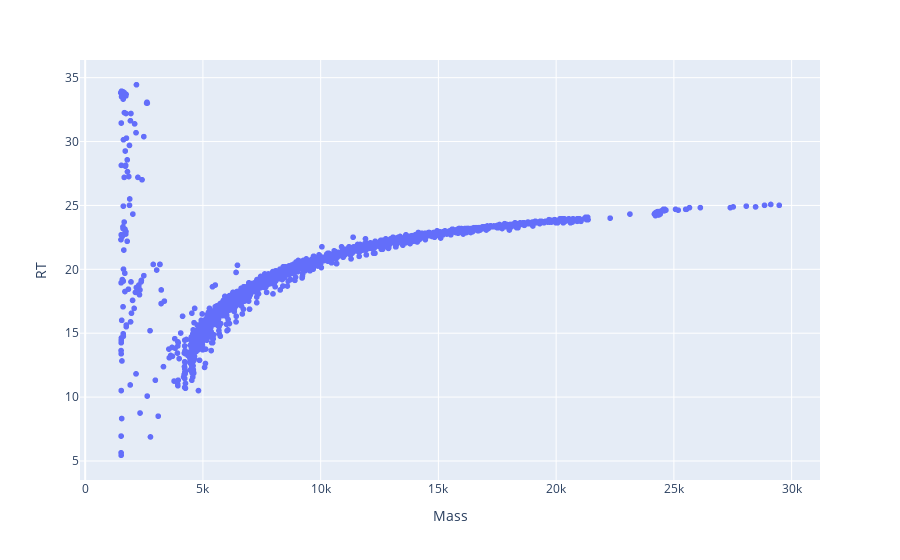
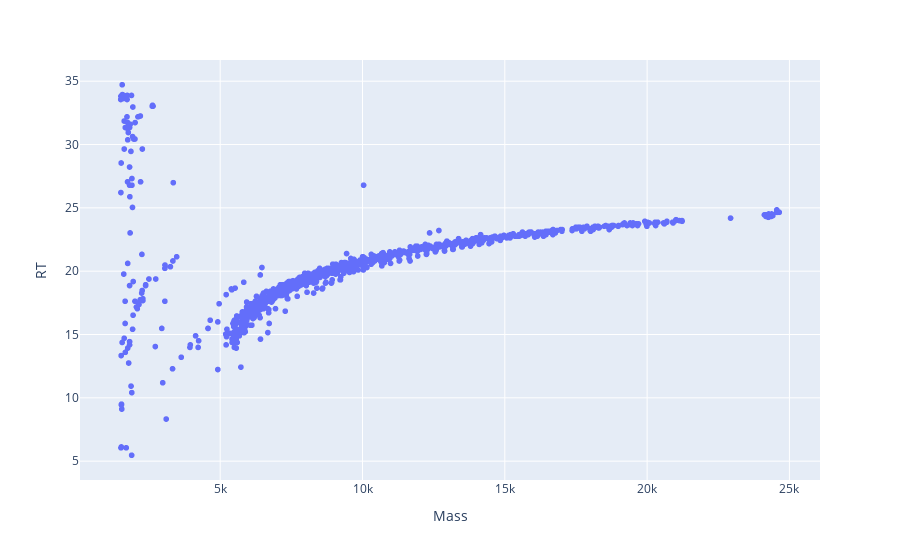

Here is the notebook cell these charts were saved with, in order:
### Code cell
plotly_zone(df_mock)
plotly_zone(df_rsv)

### Figure 1 — Plotly figure (JSON) as saved in the notebook; plotly's stock layout.template omitted (floating-point values rounded to 4 significant figures; data arrays with more than 128 entries replaced by an {"elided": "..."} marker saying what was removed)
{"data": [{"hovertemplate": "Mass=%{x}<br>RT=%{y}<extra></extra>", "legendgroup": "", "marker": {"color": "#636efa", "symbol": "circle"}, "mode": "markers", "name": "", "showlegend": false, "type": "scattergl", "x": {"elided": "3285 float values"}, "xaxis": "x", "y": {"elided": "3285 float values"}, "yaxis": "y"}], "layout": {"legend": {"tracegroupgap": 0}, "margin": {"t": 60}, "xaxis": {"anchor": "y", "domain": [0, 1], "title": {"text": "Mass"}}, "yaxis": {"anchor": "x", "domain": [0, 1], "title": {"text": "RT"}}}}

### Figure 2 — Plotly figure (JSON) as saved in the notebook; plotly's stock layout.template omitted (floating-point values rounded to 4 significant figures; data arrays with more than 128 entries replaced by an {"elided": "..."} marker saying what was removed)
{"data": [{"hovertemplate": "Mass=%{x}<br>RT=%{y}<extra></extra>", "legendgroup": "", "marker": {"color": "#636efa", "symbol": "circle"}, "mode": "markers", "name": "", "showlegend": false, "type": "scattergl", "x": {"elided": "1469 float values"}, "xaxis": "x", "y": {"elided": "1469 float values"}, "yaxis": "y"}], "layout": {"legend": {"tracegroupgap": 0}, "margin": {"t": 60}, "xaxis": {"anchor": "y", "domain": [0, 1], "title": {"text": "Mass"}}, "yaxis": {"anchor": "x", "domain": [0, 1], "title": {"text": "RT"}}}}
